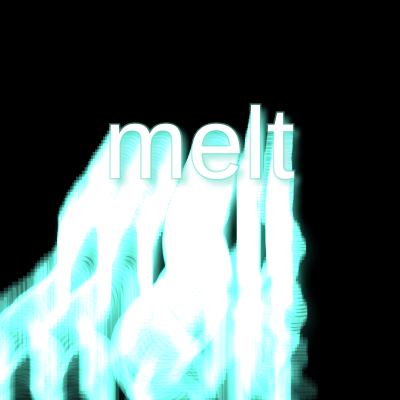
Frame 1 (no input)
Frame 2 (the mouse pressed at the canvas centre, redrawn once): identical to frame 1, image omitted

The p5.js sketch that drew this single still picture (run headless with seeded random() and noise() and a simulated clock; the mouse was pressed at the canvas centre and the sketch redrawn once):

// p5.js sketch
// ── sketch.js
let n = 100;
function setup() {
    createCanvas(400, 400);
    textAlign(CENTER, CENTER);
    strokeWeight(3);
    drawingContext.shadowOffsetX = 5;
    drawingContext.shadowOffsetY = 5;
}
 
function draw() {
    background(0);
    for (let i = 0; i < n; i++) { 
        let col = color(100, 220, 200, map(i, 0, n - 1, 1, 120));
        drawingContext.shadowBlur = map(i, 0, n - 1, 30, 5);
        drawingContext.shadowColor = col;
        textSize(2 * n - i);
        let x = width / 2 - ((n - i) / n) * noise(i / 20) * width / 2;
        let y = height * (1.2 * n - i / 1.2) / n;
        i == n - 1 ? stroke(col) : noStroke();
        i == n - 1 ? blendMode(BLEND) : blendMode(ADD);
        fill(i == n - 1 ? 255 : col);
        text("melt", x, y);
    }
    noLoop();
}
